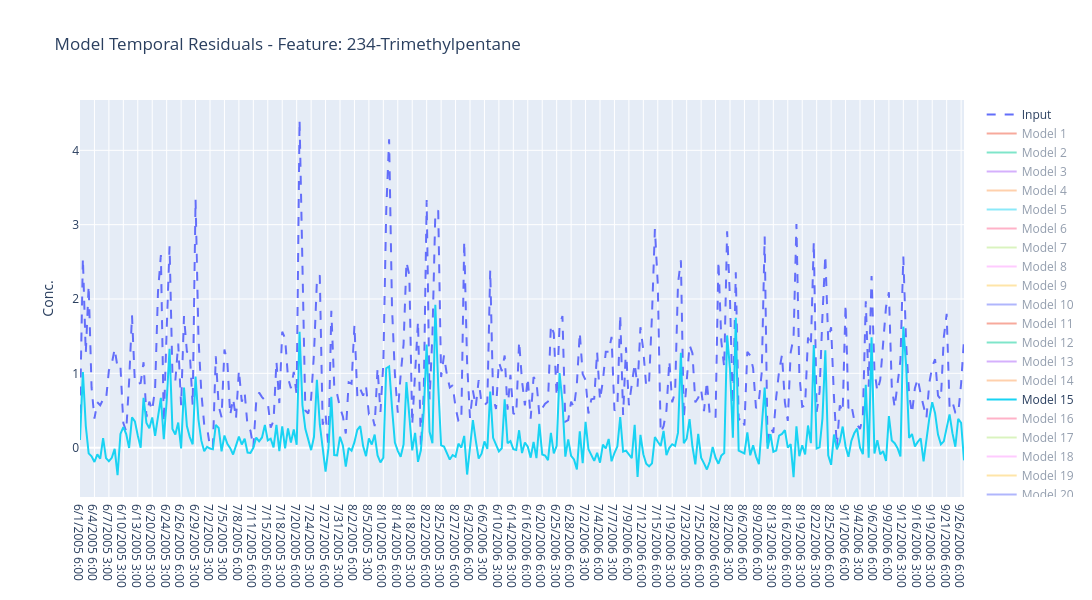

The cell this chart's notebook holds for it:
### Code cell
# Plot the temporal residuals for a specified feature, for all models.
batch_analysis.plot_temporal_residuals(feature_idx=2)

### Figure 1 — Plotly figure (JSON) as saved in the notebook; plotly's stock layout.template omitted (floating-point values rounded to 4 significant figures; data arrays with more than 128 entries replaced by an {"elided": "..."} marker saying what was removed)
{"data": [{"line": {"dash": "dash", "width": 2}, "name": "Input", "type": "scatter", "visible": true, "x": {"elided": "307 str values"}, "y": {"elided": "307 float values"}}, {"mode": "lines", "name": "Model 1", "type": "scatter", "visible": "legendonly", "x": {"elided": "307 str values"}, "y": {"elided": "307 float values"}}, {"mode": "lines", "name": "Model 2", "type": "scatter", "visible": "legendonly", "x": {"elided": "307 str values"}, "y": {"elided": "307 float values"}}, {"mode": "lines", "name": "Model 3", "type": "scatter", "visible": "legendonly", "x": {"elided": "307 str values"}, "y": {"elided": "307 float values"}}, {"mode": "lines", "name": "Model 4", "type": "scatter", "visible": "legendonly", "x": {"elided": "307 str values"}, "y": {"elided": "307 float values"}}, {"mode": "lines", "name": "Model 5", "type": "scatter", "visible": "legendonly", "x": {"elided": "307 str values"}, "y": {"elided": "307 float values"}}, {"mode": "lines", "name": "Model 6", "type": "scatter", "visible": "legendonly", "x": {"elided": "307 str values"}, "y": {"elided": "307 float values"}}, {"mode": "lines", "name": "Model 7", "type": "scatter", "visible": "legendonly", "x": {"elided": "307 str values"}, "y": {"elided": "307 float values"}}, {"mode": "lines", "name": "Model 8", "type": "scatter", "visible": "legendonly", "x": {"elided": "307 str values"}, "y": {"elided": "307 float values"}}, {"mode": "lines", "name": "Model 9", "type": "scatter", "visible": "legendonly", "x": {"elided": "307 str values"}, "y": {"elided": "307 float values"}}, {"mode": "lines", "name": "Model 10", "type": "scatter", "visible": "legendonly", "x": {"elided": "307 str values"}, "y": {"elided": "307 float values"}}, {"mode": "lines", "name": "Model 11", "type": "scatter", "visible": "legendonly", "x": {"elided": "307 str values"}, "y": {"elided": "307 float values"}}, {"mode": "lines", "name": "Model 12", "type": "scatter", "visible": "legendonly", "x": {"elided": "307 str values"}, "y": {"elided": "307 float values"}}, {"mode": "lines", "name": "Model 13", "type": "scatter", "visible": "legendonly", "x": {"elided": "307 str values"}, "y": {"elided": "307 float values"}}, {"mode": "lines", "name": "Model 14", "type": "scatter", "visible": "legendonly", "x": {"elided": "307 str values"}, "y": {"elided": "307 float values"}}, {"mode": "lines", "name": "Model 15", "type": "scatter", "visible": true, "x": {"elided": "307 str values"}, "y": {"elided": "307 float values"}}, {"mode": "lines", "name": "Model 16", "type": "scatter", "visible": "legendonly", "x": {"elided": "307 str values"}, "y": {"elided": "307 float values"}}, {"mode": "lines", "name": "Model 17", "type": "scatter", "visible": "legendonly", "x": {"elided": "307 str values"}, "y": {"elided": "307 float values"}}, {"mode": "lines", "name": "Model 18", "type": "scatter", "visible": "legendonly", "x": {"elided": "307 str values"}, "y": {"elided": "307 float values"}}, {"mode": "lines", "name": "Model 19", "type": "scatter", "visible": "legendonly", "x": {"elided": "307 str values"}, "y": {"elided": "307 float values"}}, {"mode": "lines", "name": "Model 20", "type": "scatter", "visible": "legendonly", "x": {"elided": "307 str values"}, "y": {"elided": "307 float values"}}], "layout": {"height": 600, "hovermode": "x", "title": {"text": "Model Temporal Residuals - Feature: 234-Trimethylpentane"}, "width": 1200, "yaxis": {"title": {"text": "Conc."}}}}
